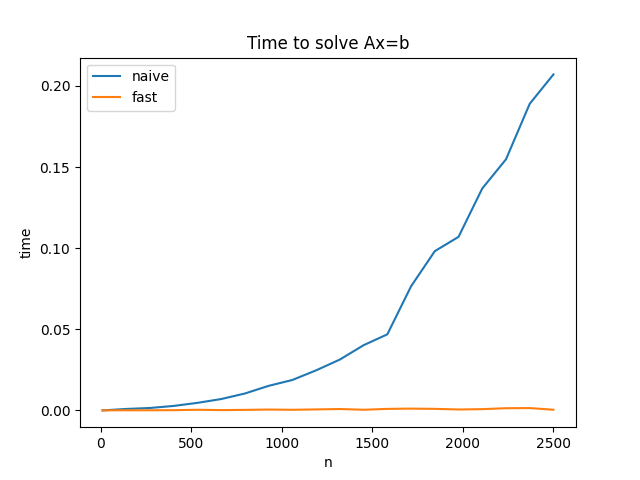

Here is the Julia script that generated this plot:
using FFTW
using PyPlot

function naive_calculation(a,b,n)
    A=hcat( [circshift(a,k) for k=0:n-1]...)
    x=A\b
    return x
end

function fast_method(a,b,n)
    a_w=fft(a)
    b_w=fft(b)
    x_w=a_w./b_w
    x=ifft(x_w)
    return x
end

function main()
    n=100
    a=rand(n)
    b=rand(n)
    n_runs=20
    
    sizes=LinRange(10,2500,n_runs)
    times_naive=zeros(length(sizes))
    times_fast=zeros(length(sizes))
    for i in 1:n_runs
        n=sizes[i]
        println("n=$n")
        time_naive=0
        time_fast=0
        n=round(Int,n)
        for j in 1:100
            a=rand(n)
            b=rand(n)
            time_naive+=@elapsed naive_calculation(a,b,n)
            time_fast+=@elapsed fast_method(a,b,n)
        end
        times_naive[i]=time_naive/100
        times_fast[i]=time_fast/100
    end
    plot(sizes,times_naive,label="naive")
    plot(sizes,times_fast,label="fast")
    legend()
    xlabel("n")
    ylabel("time")
    title("Time to solve Ax=b")
    savefig("HW4/69d.png")
    close("all")
    
end
main()
